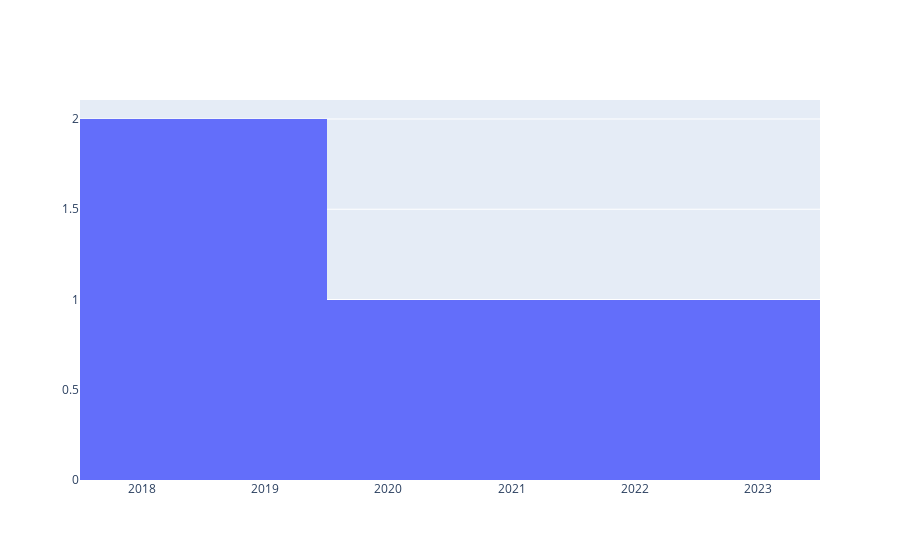

The notebook cell this image was saved under:
### Code cell
import pandas as pd
import plotly.graph_objects as go

# Sample DataFrame (replace with your actual DataFrame)
data = {
    'Durations': [120, None, 90, 180, 110],
    'Years': [2018, 2019, None, 2021, 2022],
    'Rating': [8.5, 7.2, 9.1, None, 8.8],
    'Votes': [15000, 8000, None, 12000, 9000]
}
d = pd.DataFrame(data)


def Histogram(column_name):
    if column_name in d.columns:
        fig = go.Figure(data=[go.Histogram(x=d[column_name])])
        fig.show()
    else:
        print(f"Column '{column_name}' not found in DataFrame.")


Histogram('Years') # Corrected column name

### Figure 1 — Plotly figure (JSON) as saved in the notebook; plotly's stock layout.template omitted (floating-point values rounded to 4 significant figures)
{"data": [{"type": "histogram", "x": [2018, 2019, null, 2021, 2022]}], "layout": {}}
